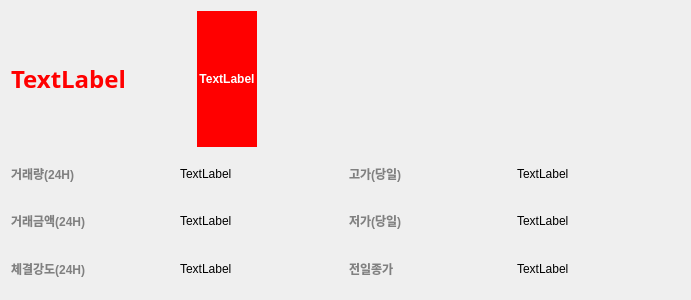
<?xml version="1.0" encoding="UTF-8"?>
<ui version="4.0">
 <class>Form</class>
 <widget class="QWidget" name="Form">
  <property name="geometry">
   <rect>
    <x>0</x>
    <y>0</y>
    <width>691</width>
    <height>300</height>
   </rect>
  </property>
  <property name="windowTitle">
   <string>Form</string>
  </property>
  <layout class="QVBoxLayout" name="verticalLayout">
   <item>
    <layout class="QHBoxLayout" name="horizontalLayout">
     <item>
      <widget class="QLabel" name="label_1">
       <property name="minimumSize">
        <size>
         <width>180</width>
         <height>0</height>
        </size>
       </property>
       <property name="font">
        <font>
         <family>맑은 고딕</family>
         <pointsize>18</pointsize>
         <weight>75</weight>
         <bold>true</bold>
        </font>
       </property>
       <property name="styleSheet">
        <string notr="true">color:red;</string>
       </property>
       <property name="text">
        <string>TextLabel</string>
       </property>
      </widget>
     </item>
     <item>
      <widget class="QLabel" name="label_2">
       <property name="minimumSize">
        <size>
         <width>60</width>
         <height>30</height>
        </size>
       </property>
       <property name="font">
        <font>
         <weight>75</weight>
         <bold>true</bold>
        </font>
       </property>
       <property name="styleSheet">
        <string notr="true">background-color:red; color:white;</string>
       </property>
       <property name="text">
        <string>TextLabel</string>
       </property>
       <property name="alignment">
        <set>Qt::AlignCenter</set>
       </property>
      </widget>
     </item>
     <item>
      <spacer name="horizontalSpacer">
       <property name="orientation">
        <enum>Qt::Horizontal</enum>
       </property>
       <property name="sizeHint" stdset="0">
        <size>
         <width>40</width>
         <height>20</height>
        </size>
       </property>
      </spacer>
     </item>
    </layout>
   </item>
   <item>
    <layout class="QGridLayout" name="gridLayout">
     <item row="0" column="0">
      <widget class="QLabel" name="label_3">
       <property name="font">
        <font>
         <weight>75</weight>
         <bold>true</bold>
        </font>
       </property>
       <property name="styleSheet">
        <string notr="true">color:gray;</string>
       </property>
       <property name="text">
        <string>거래량(24H)</string>
       </property>
      </widget>
     </item>
     <item row="0" column="1">
      <widget class="QLabel" name="label_4">
       <property name="text">
        <string>TextLabel</string>
       </property>
      </widget>
     </item>
     <item row="1" column="0">
      <widget class="QLabel" name="label_7">
       <property name="font">
        <font>
         <weight>75</weight>
         <bold>true</bold>
        </font>
       </property>
       <property name="styleSheet">
        <string notr="true">color:gray;</string>
       </property>
       <property name="text">
        <string>거래금액(24H)</string>
       </property>
      </widget>
     </item>
     <item row="0" column="2">
      <widget class="QLabel" name="label_5">
       <property name="font">
        <font>
         <weight>75</weight>
         <bold>true</bold>
        </font>
       </property>
       <property name="styleSheet">
        <string notr="true">color:gray;</string>
       </property>
       <property name="text">
        <string>고가(당일)</string>
       </property>
      </widget>
     </item>
     <item row="1" column="1">
      <widget class="QLabel" name="label_8">
       <property name="text">
        <string>TextLabel</string>
       </property>
      </widget>
     </item>
     <item row="0" column="3">
      <widget class="QLabel" name="label_6">
       <property name="text">
        <string>TextLabel</string>
       </property>
      </widget>
     </item>
     <item row="1" column="2">
      <widget class="QLabel" name="label_9">
       <property name="font">
        <font>
         <weight>75</weight>
         <bold>true</bold>
        </font>
       </property>
       <property name="styleSheet">
        <string notr="true">color:gray;</string>
       </property>
       <property name="text">
        <string>저가(당일)</string>
       </property>
      </widget>
     </item>
     <item row="1" column="3">
      <widget class="QLabel" name="label_10">
       <property name="text">
        <string>TextLabel</string>
       </property>
      </widget>
     </item>
     <item row="2" column="0">
      <widget class="QLabel" name="label_11">
       <property name="font">
        <font>
         <weight>75</weight>
         <bold>true</bold>
        </font>
       </property>
       <property name="styleSheet">
        <string notr="true">color:gray;</string>
       </property>
       <property name="text">
        <string>체결강도(24H)</string>
       </property>
      </widget>
     </item>
     <item row="2" column="1">
      <widget class="QLabel" name="label_12">
       <property name="text">
        <string>TextLabel</string>
       </property>
      </widget>
     </item>
     <item row="2" column="2">
      <widget class="QLabel" name="label_13">
       <property name="font">
        <font>
         <weight>75</weight>
         <bold>true</bold>
        </font>
       </property>
       <property name="styleSheet">
        <string notr="true">color:gray;</string>
       </property>
       <property name="text">
        <string>전일종가</string>
       </property>
      </widget>
     </item>
     <item row="2" column="3">
      <widget class="QLabel" name="label_14">
       <property name="text">
        <string>TextLabel</string>
       </property>
      </widget>
     </item>
    </layout>
   </item>
  </layout>
 </widget>
 <resources/>
 <connections/>
</ui>
